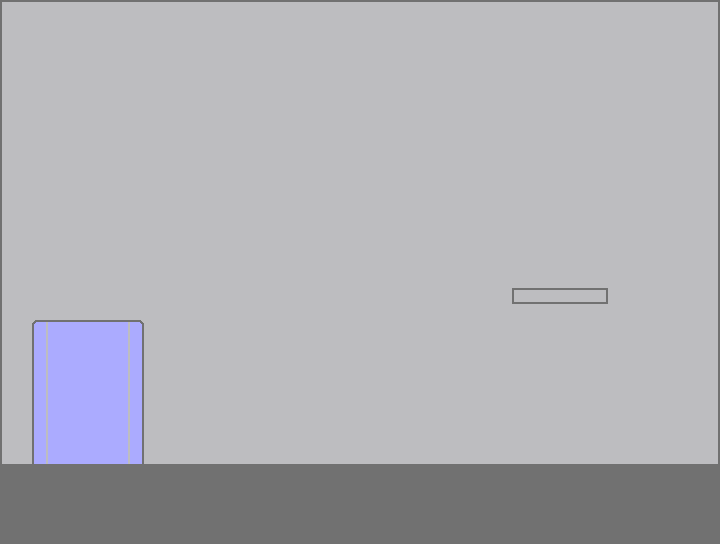

This is a level from a 2D game, rendered from its Tiled map with the project's own tilesets. A one-line summary and the map file follow, with tile-layer data summarised:
An orthogonal 45x34 tile map with 16x16 px tiles, 2 tile layers (fundo, portas), 2 tilesets and 6 objects.

<map version="1.10" tiledversion="1.10.2" orientation="orthogonal" renderorder="right-down" width="45" height="34" tilewidth="16" tileheight="16" infinite="0" nextlayerid="8" nextobjectid="7">
 <tileset firstgid="1" name="white-walls" tilewidth="16" tileheight="16" tilecount="56" columns="7">
  <image source="../../../tilesets/white-walls.png" width="112" height="128" />
 </tileset>
 <tileset firstgid="57" name="portas-branco" tilewidth="16" tileheight="16" tilecount="6" columns="2">
  <image source="../../../tilesets/portas-branco.png" width="32" height="48" />
 </tileset>
 <layer id="1" name="fundo" width="45" height="34">
  <data>[1530 cells, 1530 non-empty, 10 distinct tile ids]</data>
 </layer>
 <layer id="5" name="portas" width="45" height="34">
  <data>[1530 cells, 63 non-empty, 6 distinct tile ids]</data>
 </layer>
 <objectgroup id="7" name="passagens">
  <object id="6" x="33.5" y="322.333" width="109" height="140.5" />
 </objectgroup>
 <objectgroup id="6" name="paredes">
  <object id="1" x="-0.5" y="-0.666667" width="720" height="2.16667">
   <properties>
    <property name="collidable" type="bool" value="true" />
   </properties>
  </object>
  <object id="2" x="717.667" y="0.25" width="3" height="463.5">
   <properties>
    <property name="collidable" type="bool" value="true" />
   </properties>
  </object>
  <object id="3" x="-0.66665" y="-0.416667" width="3.3333" height="464.833">
   <properties>
    <property name="collidable" type="bool" value="true" />
   </properties>
  </object>
  <object id="4" x="0.333333" y="463.917" width="720" height="79.5">
   <properties>
    <property name="collidable" type="bool" value="true" />
   </properties>
  </object>
  <object id="5" x="512.167" y="288.583" width="95" height="14.8333">
   <properties>
    <property name="collidable" type="bool" value="true" />
   </properties>
  </object>
 </objectgroup>
</map>